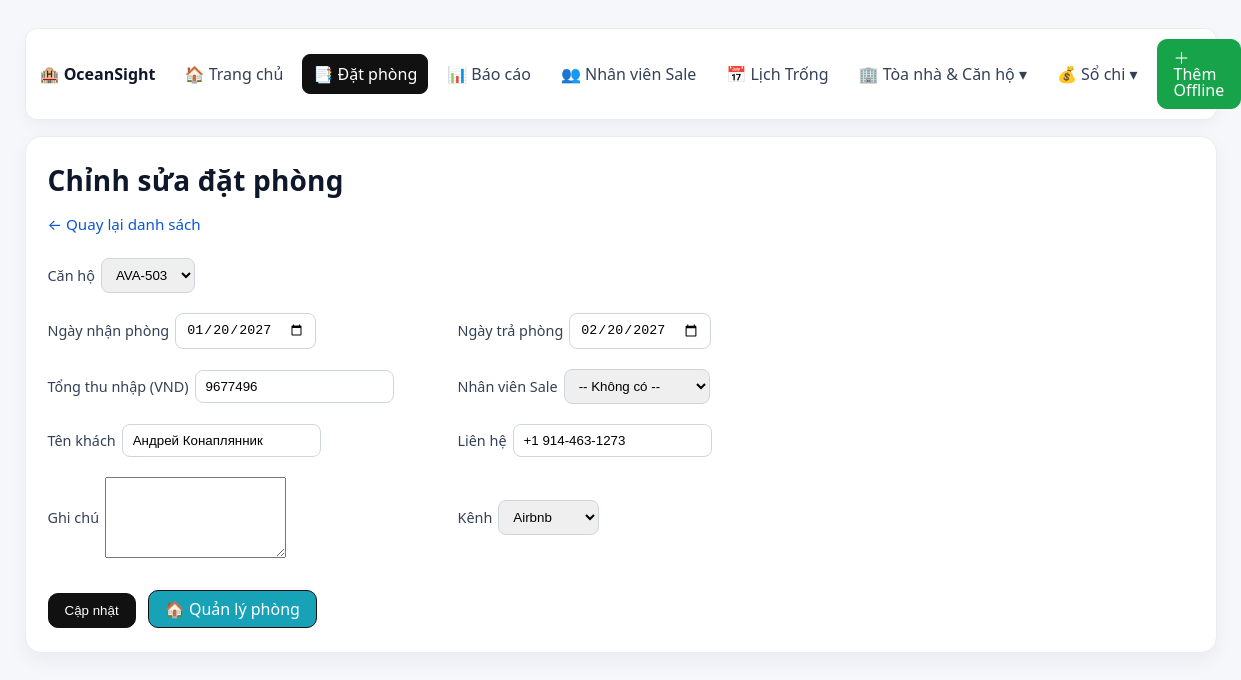
The page /bookings/1/edit on the database its author committed.
### models.py (models this page shows)
class Booking(SQLModel, table=True):
    id: Optional[int] = Field(default=None, primary_key=True)
    confirmation_code: Optional[str] = None
    property_id: Optional[int] = Field(default=None, foreign_key="property.id")
    channel_id: Optional[int] = Field(default=None, foreign_key="channel.id")
    start_date: Optional[date] = None
    end_date: Optional[date] = None
    num_nights: Optional[int] = None
    num_adults: Optional[int] = None
    num_children: Optional[int] = None
    num_infants: Optional[int] = None
    booking_date: Optional[date] = None
    status: Optional[str] = None
    total_payout_vnd: Optional[int] = None
    guest_name: Optional[str] = None
    guest_contact: Optional[str] = None
    listing_raw: Optional[str] = None
    salesperson_id: Optional[int] = Field(default=None, foreign_key="salesperson.id")
    notes: Optional[str] = None

### main.py (the view)
@app.get("/bookings/{booking_id}/edit", response_class=HTMLResponse)
async def edit_booking_form(request: Request, booking_id: int):
    with get_session_context() as session:
        booking = session.get(Booking, booking_id)
        if not booking:
            return RedirectResponse("/bookings", status_code=302)
        properties = session.exec(select(Property).order_by(Property.property_name)).all()
        channels = session.exec(select(Channel).order_by(Channel.channel_name)).all()
        salespeople = session.exec(select(Salesperson).where(Salesperson.is_active == True)).all()
        return templates.TemplateResponse("edit_booking.html", {
            "request": request,
            "booking": booking,
            "properties": properties,
            "channels": channels,
            "salespeople": salespeople
        })

### templates/edit_booking.html (shortened to what this page needs)
{% extends "layout.html" %}
{% block content %}
<h1>Chỉnh sửa đặt phòng</h1>
<p class="muted"><a href="/bookings">← Quay lại danh sách</a></p>
<form method="post" action="/bookings/{{ booking.id }}/edit" style="margin-top:24px; display:grid; grid-template-columns: 1fr 1fr; gap: 20px; max-width: 800px;">
  <label style="grid-column: 1 / -1;">Căn hộ
    <select name="property_id" required>
      {% for prop in properties %}
        <option value="{{ prop.id }}" {{ 'selected' if booking.property_id == prop.id else '' }}>
          {{ prop.property_short or prop.property_name }}
        </option>
      {% endfor %}
    </select>
  </label>
  <label>Ngày nhận phòng
    <input type="date" name="start_date" value="{{ booking.start_date }}" required>
  </label>
  <label>Ngày trả phòng
    <input type="date" name="end_date" value="{{ booking.end_date }}" required>
  </label>
  <label>Tổng thu nhập (VND)
    <input type="number" name="total_payout_vnd" value="{{ booking.total_payout_vnd or '' }}" required>
  </label>
  <label>Nhân viên Sale
    <select name="salesperson_id">
      <option value="">-- Không có --</option>
    </select>
  </label>
  <label>Tên khách
    <input type="text" name="guest_name" value="{{ booking.guest_name or '' }}">
  </label>
  <label>Liên hệ
    <input type="text" name="guest_contact" value="{{ booking.guest_contact or '' }}">
  </label>
  <label for="notes">Ghi chú
    <textarea id="notes" name="notes" rows="5">{{ booking.notes or "" }}</textarea>
  </label>
  <label>Kênh
    <select name="channel_id" required>
      {% for ch in channels %}
        <option value="{{ ch.id }}" {{ 'selected' if booking.channel_id == ch.id else '' }}>
          {{ ch.channel_name }}
        </option>
      {% endfor %}
    </select>
  </label>
  <div style="grid-column: 1 / -1; margin-top: 12px;">
    <button class="btn" type="submit">Cập nhật</button>
    <a href="/bookings/{{ booking.id }}/room-assignment" class="btn" style="margin-left: 8px; background: #17a2b8;">🏠 Quản lý phòng</a>
  </div>
</form>
{% endblock %}

### templates/layout.html (style rules this page uses)
:root { --bg:#f6f7fb; --card:#fff; --muted:#667085; --line:#ececec; --fg:#0f172a; --ok:#16a34a; --warn:#f59e0b; --cancel:#9ca3af; --blue:#0b57d0; --blue-600:#2563eb; --green-600:#16a34a; }
* { box-sizing:border-box }
html,body { height:100% }
body { font-family: ui-sans-serif, system-ui, -apple-system, Segoe UI, Roboto, Helvetica, Arial, sans-serif; margin:0; background:var(--bg); color:var(--fg); }
h1 { margin:0 0 14px; font-size:28px; letter-spacing:.2px; }
.muted { color:var(--muted); font-size:.95rem; }
a { color:var(--blue); text-decoration:none }
.btn { display:inline-flex; align-items:center; gap:6px; padding:10px 16px; border-radius:10px; border:1px solid #111; background:#111; color:#fff; cursor:pointer; text-decoration:none; line-height:1; }
form label { display:flex; gap:6px; align-items:center; font-size:.9rem; color:#334155 }
input, select { padding:8px 10px; border:1px solid #d0d5dd; border-radius:8px; outline:0 }

### rows shown on the page
Booking: start_date "01/20/2027", end_date "02/20/2027", total_payout_vnd "9677496", guest_name "Андрей Конаплянник", guest_contact "+1 914-463-1273"

### other values the page prints
form field property_id "AVA-503"
form field channel_id "Airbnb"
